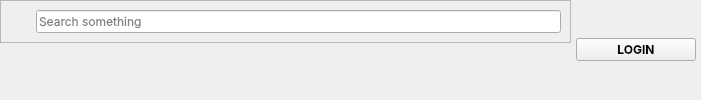
          <widget class="QWidget" name="headerframe" native="true">
           <property name="sizePolicy">
            <sizepolicy hsizetype="Preferred" vsizetype="Fixed">
             <horstretch>0</horstretch>
             <verstretch>0</verstretch>
            </sizepolicy>
           </property>
           <property name="minimumSize">
            <size>
             <width>642</width>
             <height>40</height>
            </size>
           </property>
           <property name="font">
            <font>
             <family>Inter</family>
            </font>
           </property>
           <layout class="QHBoxLayout" name="horizontalLayout_2">
            <property name="spacing">
             <number>0</number>
            </property>
            <property name="leftMargin">
             <number>0</number>
            </property>
            <property name="topMargin">
             <number>0</number>
            </property>
            <property name="rightMargin">
             <number>0</number>
            </property>
            <property name="bottomMargin">
             <number>0</number>
            </property>
            <item alignment="Qt::AlignLeft|Qt::AlignTop">
             <widget class="QWidget" name="widget" native="true">
              <property name="minimumSize">
               <size>
                <width>20</width>
                <height>40</height>
               </size>
              </property>
              <property name="font">
               <font>
                <family>Inter</family>
               </font>
              </property>
              <layout class="QHBoxLayout" name="horizontalLayout_3">
               <property name="spacing">
                <number>0</number>
               </property>
               <property name="leftMargin">
                <number>0</number>
               </property>
               <property name="topMargin">
                <number>0</number>
               </property>
               <property name="rightMargin">
                <number>0</number>
               </property>
               <property name="bottomMargin">
                <number>0</number>
               </property>
               <item alignment="Qt::AlignTop">
                <widget class="QFrame" name="searchframe">
                 <property name="sizePolicy">
                  <sizepolicy hsizetype="Preferred" vsizetype="Fixed">
                   <horstretch>0</horstretch>
                   <verstretch>0</verstretch>
                  </sizepolicy>
                 </property>
                 <property name="minimumSize">
                  <size>
                   <width>571</width>
                   <height>40</height>
                  </size>
                 </property>
                 <property name="font">
                  <font>
                   <family>Inter</family>
                  </font>
                 </property>
                 <property name="frameShape">
                  <enum>QFrame::StyledPanel</enum>
                 </property>
                 <property name="frameShadow">
                  <enum>QFrame::Raised</enum>
                 </property>
                 <layout class="QHBoxLayout" name="horizontalLayout_4">
                  <property name="spacing">
                   <number>10</number>
                  </property>
                  <property name="leftMargin">
                   <number>9</number>
                  </property>
                  <property name="topMargin">
                   <number>9</number>
                  </property>
                  <property name="rightMargin">
                   <number>9</number>
                  </property>
                  <property name="bottomMargin">
                   <number>9</number>
                  </property>
                  <item>
                   <widget class="QLabel" name="label">
                    <property name="minimumSize">
                     <size>
                      <width>16</width>
                      <height>16</height>
                     </size>
                    </property>
                    <property name="maximumSize">
                     <size>
                      <width>20</width>
                      <height>20</height>
                     </size>
                    </property>
                    <property name="font">
                     <font>
                      <family>Inter</family>
                     </font>
                    </property>
                    <property name="text">
                     <string/>
                    </property>
                    <property name="pixmap">
                     <pixmap>resources.qrc/search.svg</pixmap>
                    </property>
                    <property name="scaledContents">
                     <bool>true</bool>
                    </property>
                   </widget>
                  </item>
                  <item>
                   <widget class="QLineEdit" name="lineEdit">
                    <property name="font">
                     <font>
                      <family>Inter</family>
                     </font>
                    </property>
                    <property name="placeholderText">
                     <string>Search something</string>
                    </property>
                   </widget>
                  </item>
                 </layout>
                </widget>
               </item>
              </layout>
             </widget>
            </item>
            <item alignment="Qt::AlignRight">
             <widget class="QWidget" name="widget_2" native="true">
              <property name="sizePolicy">
               <sizepolicy hsizetype="Preferred" vsizetype="Fixed">
                <horstretch>0</horstretch>
                <verstretch>0</verstretch>
               </sizepolicy>
              </property>
              <property name="minimumSize">
               <size>
                <width>120</width>
                <height>40</height>
               </size>
              </property>
              <property name="font">
               <font>
                <family>Inter</family>
               </font>
              </property>
              <layout class="QHBoxLayout" name="horizontalLayout_5">
               <property name="spacing">
                <number>0</number>
               </property>
               <property name="leftMargin">
                <number>5</number>
               </property>
               <property name="topMargin">
                <number>0</number>
               </property>
               <property name="rightMargin">
                <number>5</number>
               </property>
               <property name="bottomMargin">
                <number>0</number>
               </property>
               <item alignment="Qt::AlignHCenter|Qt::AlignVCenter">
                <widget class="QPushButton" name="accountbtn">
                 <property name="minimumSize">
                  <size>
                   <width>120</width>
                   <height>20</height>
                  </size>
                 </property>
                 <property name="maximumSize">
                  <size>
                   <width>120</width>
                   <height>80</height>
                  </size>
                 </property>
                 <property name="font">
                  <font>
                   <family>Inter</family>
                   <weight>75</weight>
                   <bold>true</bold>
                  </font>
                 </property>
                 <property name="text">
                  <string>LOGIN</string>
                 </property>
                 <property name="iconSize">
                  <size>
                   <width>30</width>
                   <height>30</height>
                  </size>
                 </property>
                </widget>
               </item>
              </layout>
             </widget>
            </item>
           </layout>
          </widget>
